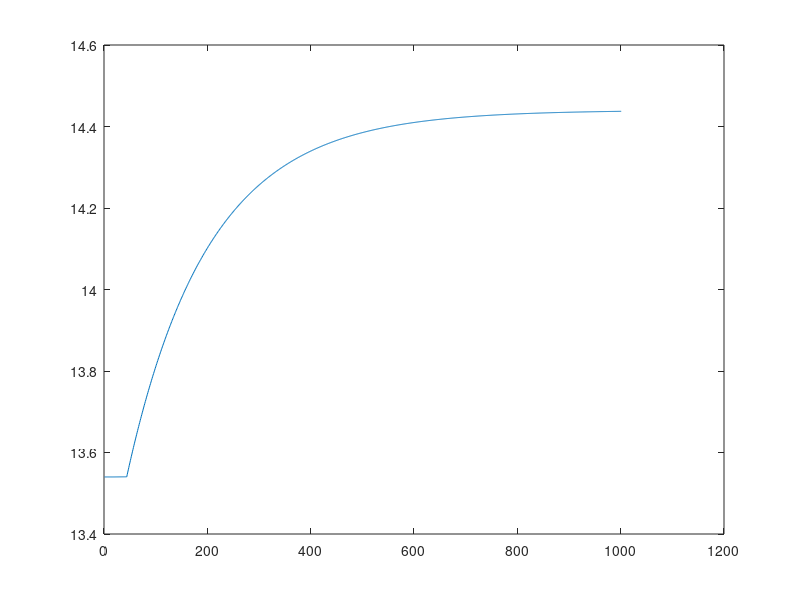
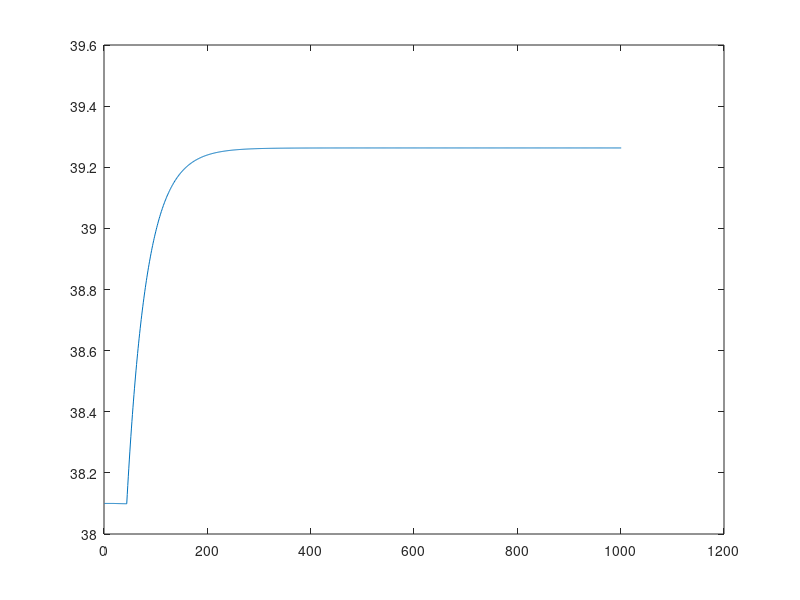

The MATLAB script that drew these images, in order:

Tc = 17;
Th = 75;
Td = 42;
Fc = 50;
Fh = 27;
Fd = 15;
tauC = 170;
tauH = 220;

Tp = 10;
Ts = 10000;


k_max = Ts/Tp;
tauC = tauC/Tp;
tauH = tauH/Tp;

hpp= 13.54;
Tpp = 38.10;
r = 68;
alpha = 25;



h(1:k_max) = hpp;
T(1:k_max) = Tpp;


Fh_in(1:k_max) = 27;
Fc_in(1:k_max) = 50;

Fh_in(tauH:k_max) = 30;
Fc_in(tauC:k_max) = 50;

Fh(1:tauH) = Fh_in(1);
Fc(1:tauC) = Fc_in(1);

for k=tauC+1:k_max
    
    Fc = Fc_in(k-tauC);
     
    if k <= tauH
       Fh = Fh_in(1);
    else
       Fh = Fh_in(k - tauH); 
    end
    
    pom1 = Fh + Fc + Fd;
    pom2 = alpha*sqrt(h(k));
    mian1 = (2*r*pi*h(k) - pi*h(k)^2);
    mian2 = (pi*h(k)^2*r - pi*h(k)^3/3);
    mnoz1 =  Fh*Th + Fc*Tc + Fd*Td;
    
    h(k+1) = h(k) + Tp * ((pom1 - pom2) / mian1);
    T(k+1) = T(k) + Tp* ((-T(k) * pom1) + mnoz1) / (mian2);
    
end

figure(1)
plot(h)
figure(2)
plot(T)
